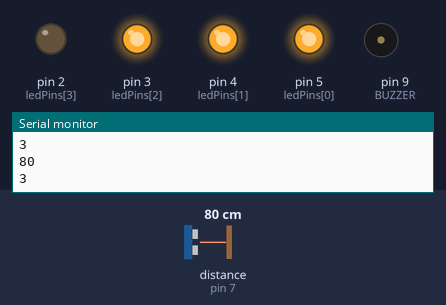
Simulated run of this sketch. Board: Arduino Uno, built with avr-gcc and run on an emulated ATmega328P. Parts: output pins drawn as LEDs (lit = HIGH), buzzer (waves = sounding), the last lines printed to the serial monitor. Wiring (inferred from the names in the program): ultrasonic range finder: trigger pin 7; echo pin 7. Dashed ring = blinking. The inputs (shaded band) are chosen by the test bench; at power-on: distance to the obstacle (sensor on pin 7) 80 cm. The echo pulse lasts 58.3 µs per cm.

Above: at 1.2 s.
1.3 s: distance to the obstacle (sensor on pin 7) set to 67 cm
At 1.49 s:
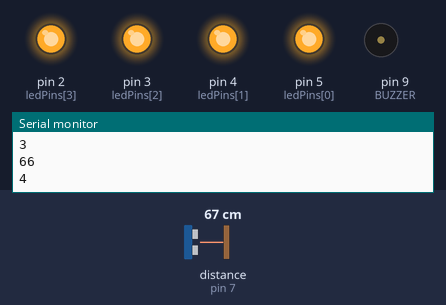
4.3 s: distance to the obstacle (sensor on pin 7) set to 120 cm
At 4.83 s:
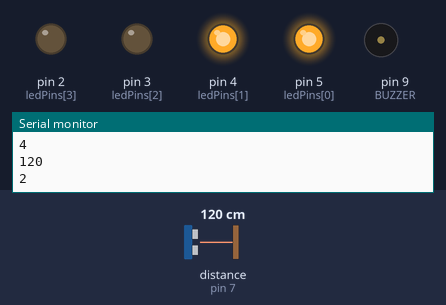
7.3 s: distance to the obstacle (sensor on pin 7) set to 110 cm
At 7.74 s:
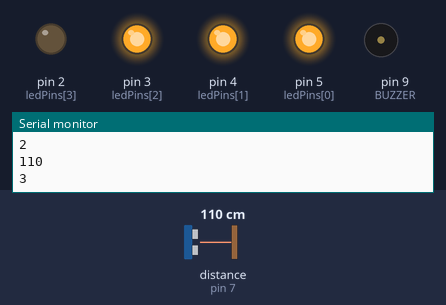
10.3 s: distance to the obstacle (sensor on pin 7) set to 2 cm
At 10.85 s:
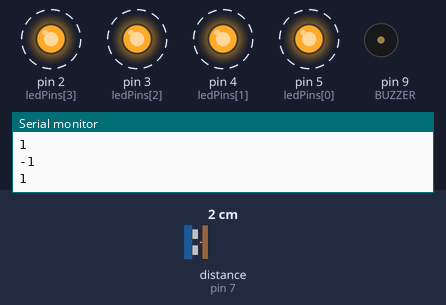
13.3 s: distance to the obstacle (sensor on pin 7) set to 22 cm
16.3 s: distance to the obstacle (sensor on pin 7) set to 28 cm
At 16.48 s:
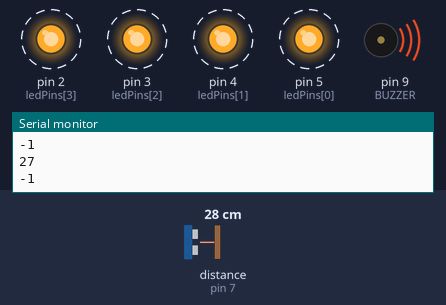
Timing chart, 0 to 20.3 s (numbered marks = the images above; inputs shaded):
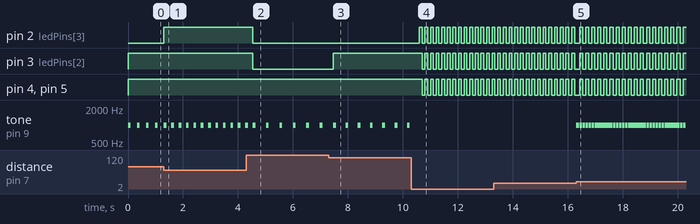

The sketch:

exercise2.ino
```cpp
// (C) Jessie Johnsson, Yingchao Ji, group: 10 (2024)
// Work package 6
// Exercise 2
// Submission code: 145637

#define ALTRASONIC_PIN 7 // Define ALTRASONIC pin
#define BUZZER 9 // Define BUZZER pin
#define LEDS_NUM 4 // Define number of leds

int ledPins[] = {5, 4, 3, 2}; // Initialize ledPins array to store the led pins
unsigned long previousTime = 0; // Initialize previousTime is  0
int intervalTime = 100; // Initialize intervalTime is 0.1 second

void setup(){
  Serial.begin(9600); // Start serial communication
  pinMode(BUZZER, OUTPUT); // Set the BUZZER pin as an OUTPUT
  for(int i = 0; i < LEDS_NUM; i ++){ // Loop 4 times
    pinMode(ledPins[i], OUTPUT); // Set leds pin as output
  }
}

void loop(){

  // Read the duration from the ultrasonic sensor and convert it to distance in centimeters
  long distance = readUltrasonicDuration(ALTRASONIC_PIN, ALTRASONIC_PIN) * 0.01723;
  Serial.println(distance); // Print the distance in centimeters

  int num = map(distance, 30, 200, 4, 0); // Mapping distance to number of leds
  if(distance < 30){ // When distance less than 30cm
  	num = -1; // Set num is -1 to blink led
  }
  if(distance > 200){ // If distance greater than 200cm
  	num = 0; // Set num is 0 to turn off all leds
  }

  Serial.println(num); // Print num

  turnOnLeds(num); // Invoke turnOnLeds function to turn on leds base on num

  makeTone(distance); // Invoke makeTone function to tone base on distance

}

long readUltrasonicDuration(int triggerPin, int echoPin){ // readUltrasonicDuration function to get distance between sensor and object
  pinMode(triggerPin, OUTPUT);// Set the trigger pin as an OUTPUT to send the ultrasonic pulse
  digitalWrite(triggerPin, LOW);// Clear the trigger by setting it to LOW for 2 microseconds
  delayMicroseconds(2);//Delay 2 microseconds. A short delay is used to ensure electrical signal stability
  // Sets the trigger pin to HIGH state for 10 microseconds
  digitalWrite(triggerPin, HIGH); // Sets the trigger pin to HIGH state
  delayMicroseconds(10); //Delay 10 microseconds
  digitalWrite(triggerPin, LOW);// Sets the trigger pin to Low state
  pinMode(echoPin, INPUT);// Set the echo pin as an INPUT to read the returning pulse

  return pulseIn(echoPin, HIGH); // Reads the echo pin, and returns the sound wave travel time in microseconds

}

void turnOnLeds(int num){
  if(num >= 0){ // When num > 0
  	// Turn on the leds base on num
    for(int i = 0; i < num; i ++){ // Loop num times
      digitalWrite(ledPins[i], HIGH); // Turn on the led
    }
    //Turn off the remaining leds
    for(int i = LEDS_NUM - 1; i >= num; i --){ // loop (total number - turn on number) times
      digitalWrite(ledPins[i], LOW); // Turn off the led
    }
  }else{
    unsigned long currentTime = millis(); // Get currentTime as millisecond
    if(currentTime - previousTime >= intervalTime){ // If time pass intervalTime
      previousTime = currentTime; // Set previousTime is currentTIme
      if(digitalRead(ledPins[3]) == LOW){ // If leds are low, turn on them
          for(int i = 0; i < 4; i ++){ // Loop num times
            digitalWrite(ledPins[i], HIGH); // Turn on the led
          }
      }else{ // If leds are high, turn off them to implement blink
          for(int i = 0; i < 4; i ++){ // Loop num times
            digitalWrite(ledPins[i], LOW); // Turn on the led
          }
      }
    }

  }

}

void makeTone(long distance){
	if(distance >= 25 && distance <= 200){ // When distance is between 25cm to 200cm
  	tone(BUZZER, 1000, 100); // Buzzer tone with frequency: 1000HZ and duration: 100 milliseconds
  	delay(distance * 4); // Delay base on  distance to implement the shorter distance, the faster the sound
  }
}
```

Measured:
- the behaviour switches between 73 and 72 cm on distance to the obstacle (sensor on pin 7) (found by bisection; images 0 and 1)
- the behaviour switches between 115 and 114 cm on distance to the obstacle (sensor on pin 7) (found by bisection; images 2 and 3)
- the behaviour switches between 25 and 26 cm on distance to the obstacle (sensor on pin 7) (found by bisection; images 4 and 5)
- after the input at 1.3 s, pin 2 (ledPins[3]): LOW → HIGH at once
- after the input at 4.3 s, pin 2 (ledPins[3]), pin 3 (ledPins[2]): HIGH → LOW after 0.24 s
- after the input at 7.3 s, pin 3 (ledPins[2]): LOW → HIGH after 0.17 s
- after the input at 10.3 s, pin 2 (ledPins[3]): alternates HIGH for 0.10 s and LOW for 0.10 s, starting after 0.29 s; pin 3 (ledPins[2]), pin 4 (ledPins[1]), pin 5 (ledPins[0]): alternates HIGH for 0.10 s and LOW for 0.10 s, starting after 0.40 s; tone on pin 9 (BUZZER): stops changing and stays silent
- after the input at 16.3 s, tone on pin 9 (BUZZER): alternates 1000 Hz for 0.10 s and silent for 0.01 s, starting at once
